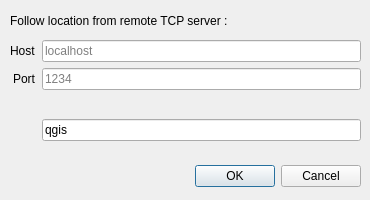
<?xml version="1.0" encoding="UTF-8"?>
<ui version="4.0">
 <class>GeoFollowDialogBase</class>
 <widget class="QDialog" name="GeoFollowDialogBase">
  <property name="windowModality">
   <enum>Qt::ApplicationModal</enum>
  </property>
  <property name="geometry">
   <rect>
    <x>0</x>
    <y>0</y>
    <width>370</width>
    <height>200</height>
   </rect>
  </property>
  <property name="sizePolicy">
   <sizepolicy hsizetype="Fixed" vsizetype="Fixed">
    <horstretch>0</horstretch>
    <verstretch>0</verstretch>
   </sizepolicy>
  </property>
  <property name="minimumSize">
   <size>
    <width>370</width>
    <height>200</height>
   </size>
  </property>
  <property name="maximumSize">
   <size>
    <width>370</width>
    <height>200</height>
   </size>
  </property>
  <property name="windowTitle">
   <string>GeoFollow</string>
  </property>
  <property name="windowOpacity">
   <double>1.000000000000000</double>
  </property>
  <property name="whatsThis">
   <string/>
  </property>
  <widget class="QLabel" name="label">
   <property name="geometry">
    <rect>
     <x>10</x>
     <y>10</y>
     <width>391</width>
     <height>21</height>
    </rect>
   </property>
   <property name="text">
    <string>Follow location from remote TCP server :</string>
   </property>
  </widget>
  <widget class="QWidget" name="horizontalLayoutWidget">
   <property name="geometry">
    <rect>
     <x>10</x>
     <y>160</y>
     <width>351</width>
     <height>32</height>
    </rect>
   </property>
   <layout class="QHBoxLayout" name="horizontalLayout">
    <item>
     <spacer name="horizontalSpacer_2">
      <property name="orientation">
       <enum>Qt::Horizontal</enum>
      </property>
      <property name="sizeHint" stdset="0">
       <size>
        <width>40</width>
        <height>20</height>
       </size>
      </property>
     </spacer>
    </item>
    <item>
     <widget class="QDialogButtonBox" name="button_box">
      <property name="sizePolicy">
       <sizepolicy hsizetype="Expanding" vsizetype="Fixed">
        <horstretch>0</horstretch>
        <verstretch>0</verstretch>
       </sizepolicy>
      </property>
      <property name="orientation">
       <enum>Qt::Horizontal</enum>
      </property>
      <property name="standardButtons">
       <set>QDialogButtonBox::Cancel|QDialogButtonBox::Ok</set>
      </property>
     </widget>
    </item>
   </layout>
  </widget>
  <widget class="QWidget" name="formLayoutWidget">
   <property name="geometry">
    <rect>
     <x>10</x>
     <y>40</y>
     <width>351</width>
     <height>101</height>
    </rect>
   </property>
   <layout class="QFormLayout" name="formLayout">
    <property name="sizeConstraint">
     <enum>QLayout::SetMaximumSize</enum>
    </property>
    <property name="fieldGrowthPolicy">
     <enum>QFormLayout::ExpandingFieldsGrow</enum>
    </property>
    <property name="labelAlignment">
     <set>Qt::AlignRight|Qt::AlignTrailing|Qt::AlignVCenter</set>
    </property>
    <property name="formAlignment">
     <set>Qt::AlignLeading|Qt::AlignLeft|Qt::AlignTop</set>
    </property>
    <item row="0" column="0">
     <widget class="QLabel" name="hostLabel">
      <property name="text">
       <string>Host</string>
      </property>
     </widget>
    </item>
    <item row="0" column="1">
     <widget class="QLineEdit" name="hostLineEdit">
      <property name="placeholderText">
       <string>localhost</string>
      </property>
     </widget>
    </item>
    <item row="1" column="0">
     <widget class="QLabel" name="portLabel">
      <property name="text">
       <string>Port</string>
      </property>
     </widget>
    </item>
    <item row="1" column="1">
     <widget class="QLineEdit" name="portLineEdit">
      <property name="placeholderText">
       <string>1234</string>
      </property>
     </widget>
    </item>
    <item row="3" column="0">
     <widget class="QLabel" name="trackerLabel">
     </widget>
    </item>
    <item row="3" column="1">
     <widget class="QLineEdit" name="trackerLineEdit">
      <property name="text">
       <string>qgis</string>
      </property>
      <property name="placeholderText">
       <string>qgis</string>
      </property>
     </widget>
    </item>
    <item row="2" column="1">
     <spacer name="verticalSpacer">
      <property name="orientation">
       <enum>Qt::Vertical</enum>
      </property>
      <property name="sizeHint" stdset="0">
       <size>
        <width>20</width>
        <height>40</height>
       </size>
      </property>
     </spacer>
    </item>
   </layout>
  </widget>
 </widget>
 <resources/>
 <connections>
  <connection>
   <sender>button_box</sender>
   <signal>accepted()</signal>
   <receiver>GeoFollowDialogBase</receiver>
   <slot>accept()</slot>
   <hints>
    <hint type="sourcelabel">
     <x>271</x>
     <y>175</y>
    </hint>
    <hint type="destinationlabel">
     <x>184</x>
     <y>99</y>
    </hint>
   </hints>
  </connection>
  <connection>
   <sender>button_box</sender>
   <signal>rejected()</signal>
   <receiver>GeoFollowDialogBase</receiver>
   <slot>reject()</slot>
   <hints>
    <hint type="sourcelabel">
     <x>271</x>
     <y>175</y>
    </hint>
    <hint type="destinationlabel">
     <x>184</x>
     <y>99</y>
    </hint>
   </hints>
  </connection>
 </connections>
</ui>
